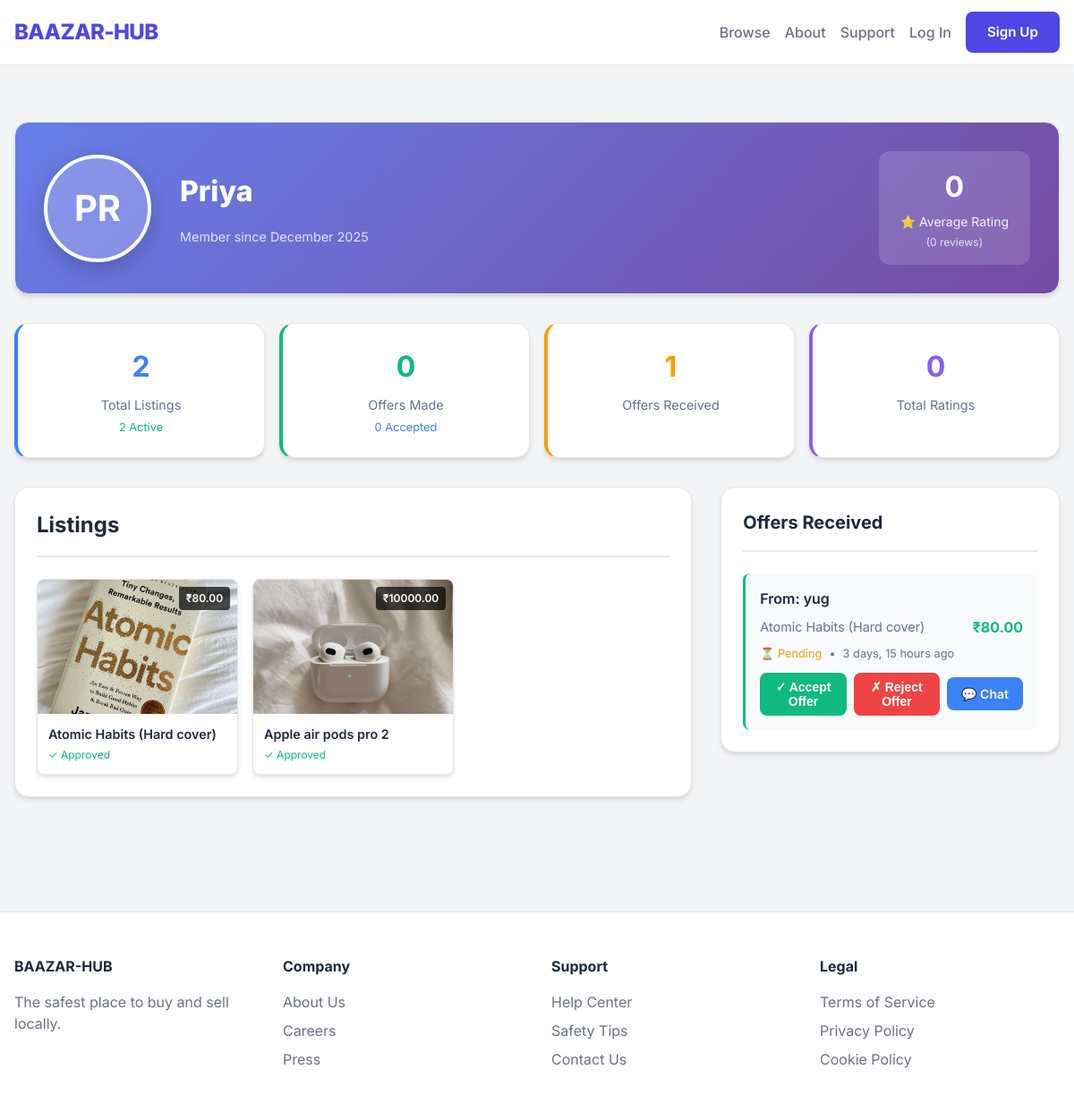
Page /profile/10/ on the earlier database version.
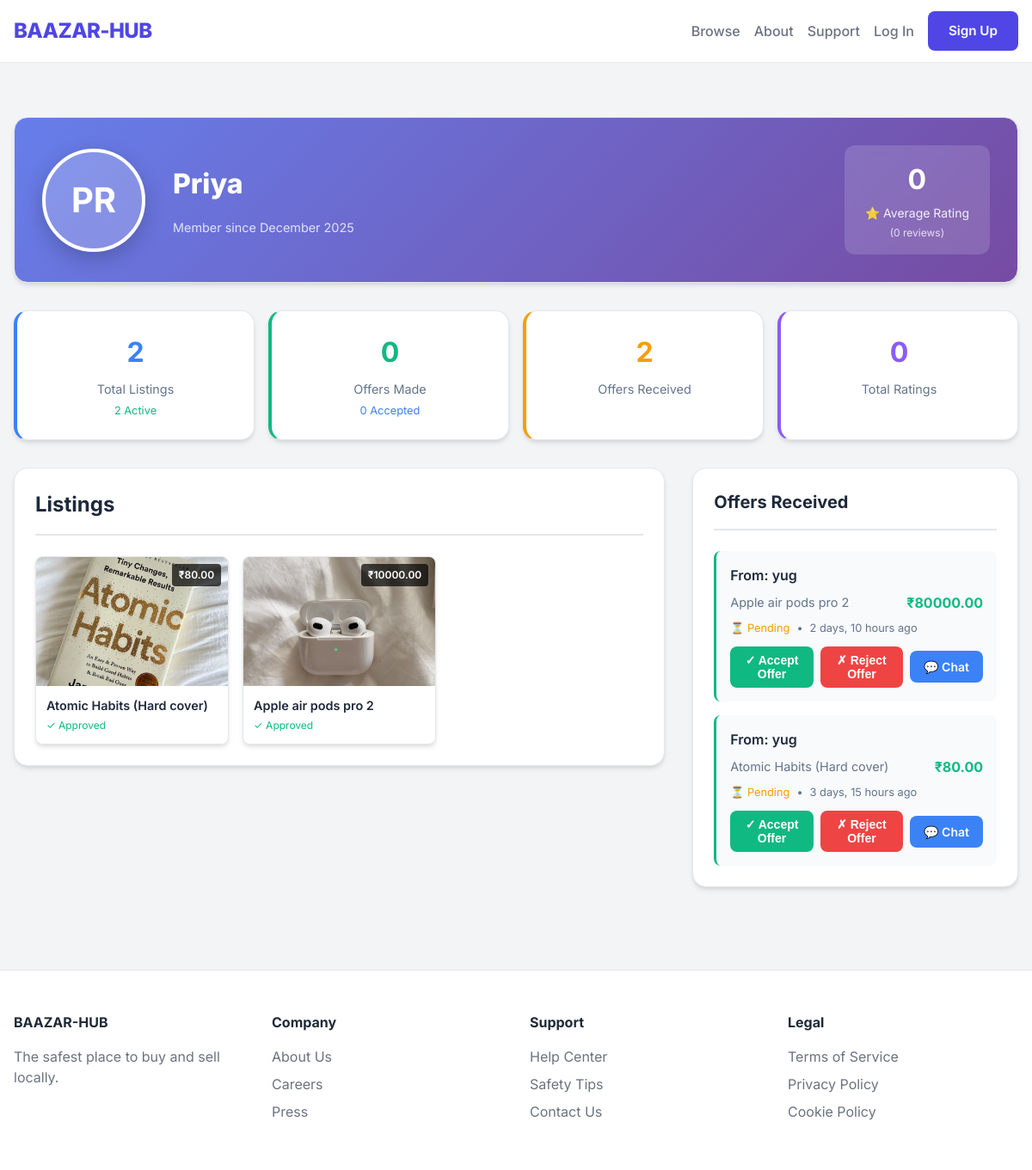
Same page on the later database version.
### listings/models.py (models this page shows, shortened)
class Listing(models.Model):
    STATUS_CHOICES = [
        ('pending', 'Pending'),
        ('approved', 'Approved'),
        ('rejected', 'Rejected'),
    ]
    title = models.CharField(max_length=255)
    description = models.TextField()
    price = models.DecimalField(max_digits=10, decimal_places=2)
    category = models.ForeignKey(Category, on_delete=models.SET_NULL, null=True, related_name='listings')
    seller = models.ForeignKey(User, on_delete=models.CASCADE, related_name='listings')
    status = models.CharField(max_length=20, choices=STATUS_CHOICES, default='pending')
    created_at = models.DateTimeField(auto_now_add=True)
    updated_at = models.DateTimeField(auto_now=True)
    flags = models.IntegerField(default=0)

class ListingImage(models.Model):
    listing = models.ForeignKey(Listing, on_delete=models.CASCADE, related_name='images')
    image = models.ImageField(upload_to='listings/')
    uploaded_at = models.DateTimeField(auto_now_add=True)

### offers/models.py (models this page shows, shortened)
class Offer(models.Model):
    STATUS_CHOICES = [
        ('pending', 'Pending'),
        ('accepted', 'Accepted'),
        ('rejected', 'Rejected'),
    ]
    buyer = models.ForeignKey(User, on_delete=models.CASCADE, related_name='offers_made')
    listing = models.ForeignKey(Listing, on_delete=models.CASCADE, related_name='offers')
    amount = models.DecimalField(max_digits=10, decimal_places=2)
    status = models.CharField(max_length=20, choices=STATUS_CHOICES, default='pending')
    created_at = models.DateTimeField(auto_now_add=True)
    updated_at = models.DateTimeField(auto_now=True)

### users/views.py (the view)
# urls.py: path('profile/', user_profile, name='user_profile'),
def user_profile(request, user_id=None):
    if user_id:
        profile_user = get_object_or_404(User, id=user_id)
    else:
        profile_user = request.user
        if not request.user.is_authenticated:
            return redirect('login')
    from .models import UserProfile
    UserProfile.objects.get_or_create(user=profile_user)
    is_own_profile = request.user == profile_user if request.user.is_authenticated else False
    listings = Listing.objects.filter(seller=profile_user).select_related('category').prefetch_related('images').order_by('-created_at')
    offers_made = Offer.objects.filter(buyer=profile_user).select_related('listing', 'listing__seller').order_by('-created_at')
    offers_received = Offer.objects.filter(listing__seller=profile_user).select_related('buyer', 'listing').order_by('-created_at')
    ratings_received = Rating.objects.filter(rated_user=profile_user).select_related('rater', 'transaction').order_by('-created_at')
    ratings_given = Rating.objects.filter(rater=profile_user).select_related('rated_user', 'transaction').order_by('-created_at')
    disputes = []
    if is_own_profile:
        from disputes.models import Dispute
        disputes = Dispute.objects.filter(reporter=profile_user).select_related('transaction', 'transaction__listing', 'transaction__buyer', 'transaction__listing__seller').order_by('-created_at')[:5]
    if ratings_received.exists():
        avg_rating = sum(r.score for r in ratings_received) / ratings_received.count()
    else:
        avg_rating = 0
    stats = {
        'total_listings': listings.count(),
        'active_listings': listings.filter(status='approved').count(),
        'total_offers_made': offers_made.count(),
        'accepted_offers': offers_made.filter(status='accepted').count(),
        'total_ratings': ratings_received.count(),
        'average_rating': round(avg_rating, 1) if avg_rating > 0 else 0,
    }
    context = {
        'profile_user': profile_user,
        'listings': listings[:6],  # Show first 6 listings
        'all_listings_count': listings.count(),
        'offers_made': offers_made[:5],  # Show first 5 offers
        'offers_received': offers_received[:5],  # Show first 5 offers received
        'ratings_received': ratings_received[:5],  # Show first 5 ratings
        'ratings_given': ratings_given[:5],  # Show first 5 ratings given
        'disputes': disputes,  # Show first 5 disputes
        'stats': stats,
        'is_own_profile': is_own_profile,
    }
    return render(request, 'users/profile.html', context)

### templates/users/profile.html (shortened to what the changed rows need)
{% extends 'base.html' %}
{% block content %}
<div style="max-width: 1200px; margin: 0 auto; padding: 2rem 0;">
    <div class="card" style="padding: 2rem; margin-bottom: 2rem; background: linear-gradient(135deg, #667eea 0%, #764ba2 100%); color: white; border-radius: 1rem;">
        <div style="display: flex; align-items: center; gap: 2rem; flex-wrap: wrap;">
            <div style="flex: 1;">
                <h1 style="font-size: 2rem; font-weight: 800; margin-bottom: 0.5rem; color: white;">
                    {{ profile_user.get_full_name|default:profile_user.username }}
                </h1>
            </div>
        </div>
    </div>
    <div style="display: grid; grid-template-columns: repeat(auto-fit, minmax(200px, 1fr)); gap: 1rem; margin-bottom: 2rem;">
        <div class="card" style="padding: 1.5rem; text-align: center; border-left: 4px solid #f59e0b;">
            <div style="font-size: 2rem; font-weight: 700; color: #f59e0b; margin-bottom: 0.5rem;">{{ offers_received|length }}</div>
            <div style="color: #64748b; font-size: 0.9rem;">Offers Received</div>
        </div>
    </div>
    <div style="display: grid; grid-template-columns: 2fr 1fr; gap: 2rem;">
        <div>
            <div class="card" style="margin-bottom: 2rem;">
                <div style="display: flex; justify-content: space-between; align-items: center; margin-bottom: 1.5rem; padding-bottom: 1rem; border-bottom: 2px solid #e5e7eb;">
                    <h2 style="font-size: 1.5rem; font-weight: 700; color: #1e293b;">Listings</h2>
                </div>
                {% if listings %}
                <div style="display: grid; grid-template-columns: repeat(auto-fill, minmax(200px, 1fr)); gap: 1rem;">
                    {% for listing in listings %}
                    <div class="card" style="padding: 0; overflow: hidden; border: 1px solid #e5e7eb; border-radius: 0.5rem; transition: transform 0.2s;">
                        <div style="height: 150px; background-color: #f3f4f6; position: relative; overflow: hidden;">
                            {% if listing.images.exists %}
                                {% with listing.images.first as first_image %}
                                <img src="{{ first_image.image.url }}" alt="{{ listing.title }}"
                                     style="width: 100%; height: 100%; object-fit: cover;">
                                {% endwith %}
                            {% else %}
                                <div style="display: flex; align-items: center; justify-content: center; height: 100%; color: #9ca3af;">No Image</div>
                            {% endif %}
                            <span style="position: absolute; top: 0.5rem; right: 0.5rem; background: rgba(0,0,0,0.7); color: white; padding: 0.25rem 0.5rem; border-radius: 0.25rem; font-size: 0.75rem; font-weight: 600;">₹{{ listing.price }}</span>
                        </div>
                        <div style="padding: 0.75rem;">
                            <h3 style="font-size: 0.9rem; font-weight: 600; margin-bottom: 0.25rem; white-space: nowrap; overflow: hidden; text-overflow: ellipsis;">
                                <a href="{% url 'listing_detail' listing.pk %}" style="color: #1e293b; text-decoration: none;">{{ listing.title }}</a>
                            </h3>
                            <p style="font-size: 0.75rem; color: #64748b; margin: 0;">
                                {% if listing.status == 'approved' %}<span style="color: #10b981;">✓ Approved</span>
                                {% elif listing.status == 'pending' %}<span style="color: #f59e0b;">⏳ Pending</span>
                                {% else %}<span style="color: #ef4444;">✗ Rejected</span>{% endif %}
                            </p>
                        </div>
                    </div>
                    {% endfor %}
                </div>
                {% else %}
                <p style="color: #64748b; text-align: center; padding: 2rem;">No listings yet.</p>
                {% endif %}
            </div>
        </div>
        <div>
            {% if offers_received %}
            <div class="card">
                <h2 style="font-size: 1.25rem; font-weight: 700; color: #1e293b; margin-bottom: 1.5rem; padding-bottom: 1rem; border-bottom: 2px solid #e5e7eb;">Offers Received</h2>
                <div style="display: flex; flex-direction: column; gap: 1rem;">
                    {% for offer in offers_received %}
                    <div style="padding: 1rem; background-color: #f8fafc; border-radius: 0.5rem; border-left: 3px solid #10b981;">
                        <div style="font-weight: 600; color: #1e293b; margin-bottom: 0.5rem;">From: {{ offer.buyer.username }}</div>
                        <div style="display: flex; justify-content: space-between; align-items: center; margin-bottom: 0.5rem;">
                            <a href="{% url 'listing_detail' offer.listing.pk %}" style="font-size: 0.9rem; color: #64748b; text-decoration: none;">{{ offer.listing.title|truncatewords:5 }}</a>
                            <span style="font-weight: 700; color: #10b981;">₹{{ offer.amount }}</span>
                        </div>
                        <div style="font-size: 0.8rem; color: #64748b; display: flex; align-items: center; gap: 0.5rem; margin-bottom: 0.75rem;">
                            {% if offer.status == 'accepted' %}<span style="color: #10b981;">✓ Accepted</span>
                            {% elif offer.status == 'rejected' %}<span style="color: #ef4444;">✗ Rejected</span>
                            {% else %}<span style="color: #f59e0b;">⏳ Pending</span>{% endif %}
                            <span>•</span>
                            <span>{{ offer.created_at|timesince }} ago</span>
                        </div>
                        <div style="display: flex; gap: 0.5rem; align-items: center;">
                            {% if offer.status == 'pending' %}
                            <form action="{% url 'accept_offer' offer.id %}" method="post" style="margin: 0; flex: 1;">
                                <button type="submit" style="width: 100%; padding: 0.5rem 1rem; background-color: #10b981; color: white; border: none; border-radius: 0.5rem; font-weight: 600; font-size: 0.875rem; cursor: pointer; transition: all 0.2s;" onmouseover="this.style.backgroundColor='#059669';" onmouseout="this.style.backgroundColor='#10b981';">
                                    ✓ Accept Offer
                                </button>
                            </form>
                            <form action="{% url 'reject_offer' offer.id %}" method="post" style="margin: 0; flex: 1;">
                                <button type="submit" style="width: 100%; padding: 0.5rem 1rem; background-color: #ef4444; color: white; border: none; border-radius: 0.5rem; font-weight: 600; font-size: 0.875rem; cursor: pointer; transition: all 0.2s;" onmouseover="this.style.backgroundColor='#dc2626';" onmouseout="this.style.backgroundColor='#ef4444';">
                                    ✗ Reject Offer
                                </button>
                            </form>
                            {% endif %}
                            <a href="{% url 'chat_with_user' offer.buyer.id offer.id %}" style="padding: 0.5rem 1rem; background-color: #3b82f6; color: white; text-decoration: none; border-radius: 0.5rem; font-weight: 600; font-size: 0.875rem; display: flex; align-items: center; gap: 0.25rem; transition: all 0.2s;" onmouseover="this.style.backgroundColor='#2563eb';" onmouseout="this.style.backgroundColor='#3b82f6';">
                                💬 Chat
                            </a>
                        </div>
                    </div>
                    {% endfor %}
                </div>
            </div>
                   {% endif %}
               </div>
           </div>
       </div>
       {% endblock %}

Differences in the rows shown:
added Offer: buyer.username "yug", listing "Apple air pods pro 2", amount "80000.00", status "⏳ Pending", created_at "2 days, 10 hours"
Other differences:
{{ offers_received|length }}: "1" → "2"
